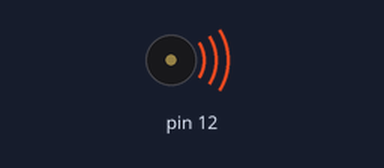
A sketch run on a simulated Arduino Uno, built with avr-gcc and run on an emulated ATmega328P. Shown: buzzer (waves = sounding). Random numbers use the default seed unless the sketch sets one; what the sketch prints to the serial monitor is not drawn.

Above: at 3.8 s.
At 4.8 s:
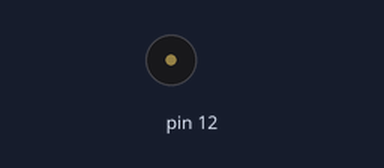
Timing chart, 0 to 6.3 s (numbered marks = the images above):
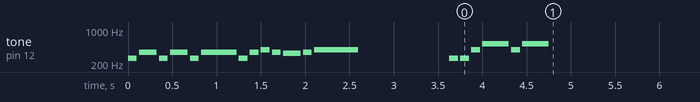

The sketch:

game_.ino
```cpp
#include <Tone.h>

/*

Simon Says game. Now with sound effects.
Originaly made by Robert Spann
Code trimmed and sound effects added by digimike


Os botões devem ser configurados para pinos designados sem resistores de pull down
 e conectados ao terra ao invés do +5.
*/

#include <Tone.h>
Tone speakerpin; // gerador de tom para pino do speaker
// música de início
int starttune[] = {NOTE_C4, NOTE_F4, NOTE_C4, NOTE_F4, NOTE_C4, NOTE_F4, NOTE_C4, NOTE_F4, NOTE_G4, NOTE_F4, NOTE_E4, NOTE_F4, NOTE_G4};
int duration2[] = {100, 200, 100, 200, 100, 400, 100, 100, 100, 100, 200, 100, 500};
// música de acerto
int note[] = {NOTE_C4, NOTE_C4, NOTE_G4, NOTE_C5, NOTE_G4, NOTE_C5};
int duration[] = {100, 100, 100, 300, 100, 300};

boolean button[] = {2, 3, 4, 5}; // pinos dos botões
boolean ledpin[] = {8, 9, 10, 11};  // pinos dos LEDs
int turn = 0;  // contador de vez
int buttonstate = 0;  // checagem do estado do botão
int randomArray[100]; //matriz para armazenar sequencia de acertos (longa..., ninguém chegou tão longe)
int inputArray[100];


// na inicialização do Arduino
void setup()
{
  Serial.begin(9600);
  speakerpin.begin(12); // speaker no pino 12

  for(int x=0; x<4; x++)  // pinos dos LEDs como saída
  {
    pinMode(ledpin[x], OUTPUT);
  }

  for(int x=0; x<4; x++)
  {
    pinMode(button[x], INPUT);  // pinos dos botões como entradas
    digitalWrite(button[x], HIGH);  // habilita pull up interno; botões iniciam em estado alto; lógica reversa
  }

  randomSeed(analogRead(0)); // adicionado para gerar "mais aleatoreidade"
                                                // com a matriz randomicapara a  função de saída
  for (int thisNote = 0; thisNote < 13; thisNote ++) { // toca música de início
     // toca a próxima nota
     speakerpin.play(starttune[thisNote]);
     // mantém a nota:
     if (thisNote==0 || thisNote==2 || thisNote==4 || thisNote== 6) // se estas notas?
     {
       digitalWrite(ledpin[0], HIGH);  // acende o LED vermelho (índice 0 da matriz, primeiro LED)
     }
     if (thisNote==1 || thisNote==3 || thisNote==5 || thisNote== 7 || thisNote==9 || thisNote==11)
     // se estas notas?
     {
       digitalWrite(ledpin[1], HIGH); // acende o LED amarelo (índice 1 da matriz, segundo LED)
     }
     if (thisNote==8 || thisNote==12)
     // se estas notas?
     {
       digitalWrite(ledpin[2], HIGH); // acende o LED verde (índice 2 da matriz, segundo LED)
     }
     if (thisNote==10) // se esta nota
     {
       digitalWrite(ledpin[3], HIGH); // acende o LED azul (índice 3 da matriz, segundo LED)
     }
     delay(duration2[thisNote]); // pausa de cada nota
     // finaliza para iniciar a próxima nota
     speakerpin.stop();
     digitalWrite(ledpin[0], LOW); // apaga todos os LEDs
     digitalWrite(ledpin[1], LOW);
     digitalWrite(ledpin[2], LOW);
     digitalWrite(ledpin[3], LOW);
     delay(25); // pausa
    }
  delay(1000); // pausa
}


// loop principal do programa
void loop()
{
  for (int y=0; y<=99; y++)
  {
    // função para gerar a matriz a ser seguida pelo jogador
    digitalWrite(ledpin[0], HIGH); // acende todos os LEDs na inicialização
    digitalWrite(ledpin[1], HIGH);
    digitalWrite(ledpin[2], HIGH);
    digitalWrite(ledpin[3], HIGH);

    for (int thisNote = 0; thisNote < 6; thisNote ++) {
     // toca a próxima nota
     speakerpin.play(note[thisNote]);
     // mantém a nota; duração
     delay(duration[thisNote]);
     // finaliza para a próxima nota
     speakerpin.stop();
     delay(25); // pausa
    }

    digitalWrite(ledpin[0], LOW); // apaga todos os LEDs
    digitalWrite(ledpin[1], LOW);
    digitalWrite(ledpin[2], LOW);
    digitalWrite(ledpin[3], LOW);
    delay(1000); // pausa

// imprime o turno a sequência gerada, e a sequência do jogador
    for (int y=turn; y <= turn; y++)
    { // limitado pela variável de turno
      Serial.println(""); //saída serial com a sequência a ser seguida durante o jogo
      Serial.print("Turn: ");
      Serial.print(y);
      Serial.println("");
      randomArray[y] = random(1, 5); // designa um número randômico serial de (1-4) para um
                                                        //  randomArray[y], y inicia a contagem de turno
      for (int x=0; x <= turn; x++)
      {
        Serial.print(randomArray[x]);

        for(int y=0; y<4; y++)
        {

          if (randomArray[x] == 1 && ledpin[y] == 8)
          {  // se está na matriz o que foi mostrado na posição 1?
            digitalWrite(ledpin[y], HIGH); // acende o LED
            speakerpin.play(NOTE_G3, 100); // toca nota
            delay(400); // pausa
            digitalWrite(ledpin[y], LOW); // apaga o LED
            delay(100); // pausa
          }

          if (randomArray[x] == 2 && ledpin[y] == 9)
          { // se está na matriz o que foi mostrado na posição 2?
            digitalWrite(ledpin[y], HIGH);
            speakerpin.play(NOTE_A3, 100);
            delay(400);
            digitalWrite(ledpin[y], LOW);
            delay(100);
          }

          if (randomArray[x] == 3 && ledpin[y] == 10)
          { // se está na matriz o que foi mostrado na posição 3?
            digitalWrite(ledpin[y], HIGH);
            speakerpin.play(NOTE_B3, 100);
            delay(400);
            digitalWrite(ledpin[y], LOW);
            delay(100);
          }

          if (randomArray[x] == 4 && ledpin[y] == 11)
          { // se está na matriz o que foi mostrado na posição 4?
            digitalWrite(ledpin[y], HIGH);
            speakerpin.play(NOTE_C4, 100);
            delay(400);
            digitalWrite(ledpin[y], LOW);
            delay(100);
          }
        }
      }
    }
    input(); // chama função
  }
}


void input() { // funão para verificar as entradas do jogador contra a matriz gerada

  for (int x=0; x <= turn;)
  { // isto é controlado pelo contador de turno

    for(int y=0; y<4; y++)
    {

      buttonstate = digitalRead(button[y]);

      if (buttonstate == LOW && button[y] == 2)
      { // verifica se botão pressionado
        digitalWrite(ledpin[0], HIGH); // liga LED
        speakerpin.play(NOTE_G3, 100); // toca nota
        delay(200); // pausa
        digitalWrite(ledpin[0], LOW); // apaga LED
        inputArray[x] = 1; // 1 na variável do lugar da matriz (foi botão 1)
        delay(250); // pausa
        Serial.print(" ");
        Serial.print(1);
        if (inputArray[x] != randomArray[x]) { // verifica valor de entrada do jogador e bate contra
          fail();                              // o valor no mesmo indice da matriz gerada
        }                                      // chama a função de falhou se não bater
        x++; // próximo
      }
       if (buttonstate == LOW && button[y] == 3) // se botão não pressionado e chegou a 3
      {
        digitalWrite(ledpin[1], HIGH);
        speakerpin.play(NOTE_A3, 100);
        delay(200); // pausa
        digitalWrite(ledpin[1], LOW);
        inputArray[x] = 2;
        delay(250);
        Serial.print(" ");
        Serial.print(2);
        if (inputArray[x] != randomArray[x]) {
          fail();
        }
        x++;
      }

      if (buttonstate == LOW && button[y] == 4)
      {
        digitalWrite(ledpin[2], HIGH);
        speakerpin.play(NOTE_B3, 100);
        delay(200);
        digitalWrite(ledpin[2], LOW);
        inputArray[x] = 3;
        delay(250);
        Serial.print(" ");
        Serial.print(3);
        if (inputArray[x] != randomArray[x]) {
          fail();
        }
        x++;
      }

      if (buttonstate == LOW && button[y] == 5)
      {
        digitalWrite(ledpin[3], HIGH);
        speakerpin.play(NOTE_C4, 100);
        delay(200);
        digitalWrite(ledpin[3], LOW);
        inputArray[x] = 4;
        delay(250);
        Serial.print(" ");
        Serial.print(4);
        if (inputArray[x] != randomArray[x])
        {
          fail();
        }
        x++;
      }
    }
  }
  delay(500);
  turn++; // incrementa o contador de turno,
          // como ultima ação antes chamar novamente a função de saída
}

void fail() { // função usada quando o jogador falha na sequência

  for (int y=0; y<=2; y++)
  { // pisca os LEDs para indicação de falha

    digitalWrite(ledpin[0], HIGH); // acende o LED
    digitalWrite(ledpin[1], HIGH);
    digitalWrite(ledpin[2], HIGH);
    digitalWrite(ledpin[3], HIGH);
    speakerpin.play(NOTE_G3, 300); // toca nota
    delay(200); // pausa
    digitalWrite(ledpin[0], LOW); // apaga LED
    digitalWrite(ledpin[1], LOW);
    digitalWrite(ledpin[2], LOW);
    digitalWrite(ledpin[3], LOW);
    speakerpin.play(NOTE_C3, 300); // toca nota
    delay(200); // pausa
  }
  delay(500); // pausa
  turn = -1; // reinicia o valor do turno então o jogo começa
             // novamente sem necessidade de reset pelo botão
}

// Fim da Compilação
```

Measured:
- by itself, tone on pin 12: plays 262 Hz for 0.10 s, 349 Hz for 0.20 s, 262 Hz for 0.10 s, 349 Hz for 0.20 s, 262 Hz for 0.10 s, 349 Hz for 0.40 s … (19 notes in this stretch)
